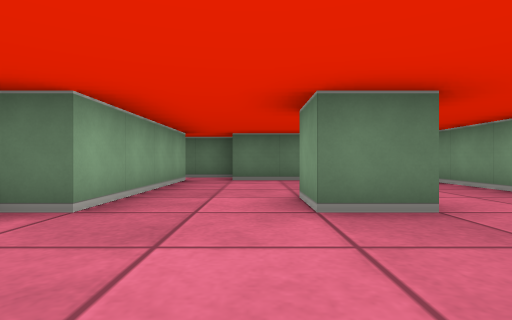
View 1 (above)

17 first-person views from a walk through a cub3D maze. The camera is about half as high as the walls, looks level and sees 80° across. The floor is counted in squares. Each view is taken from the middle of a square. On the plan, view 1 faces up. The plan holds only what a view shows up to about 9 squares ahead; the rest is blank.

View 2
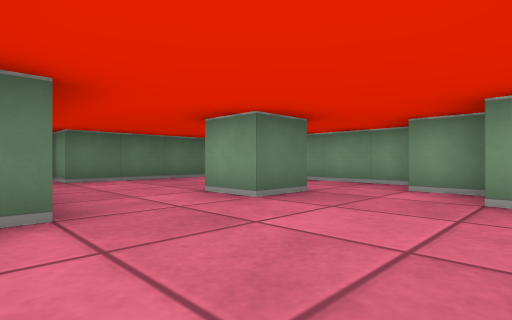

View 3
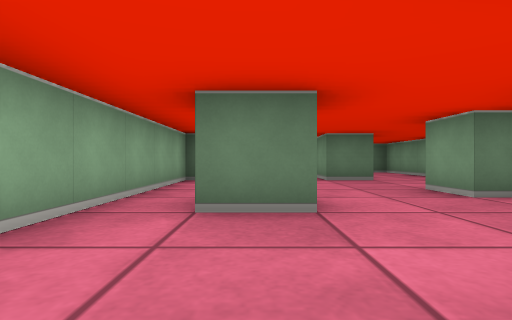

View 4
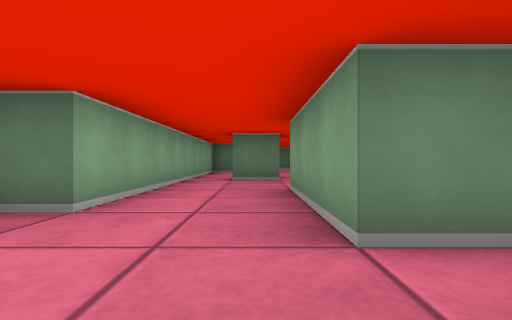

View 5
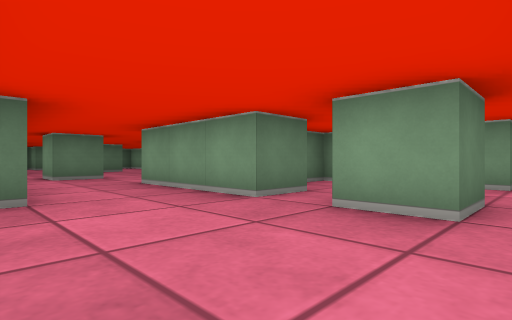

View 6
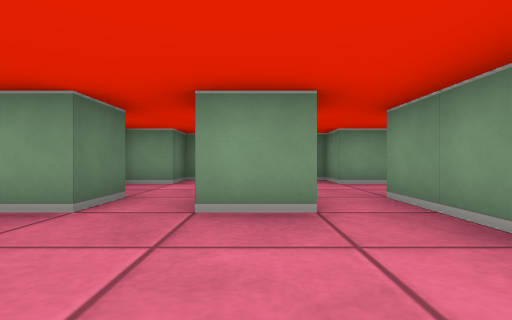

View 7
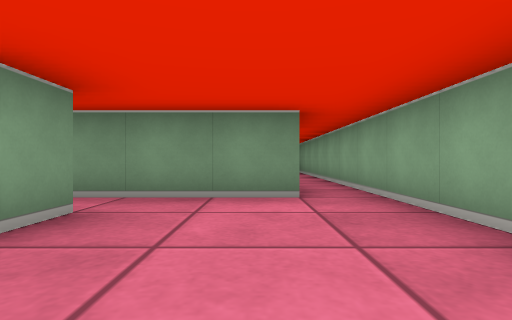

View 8
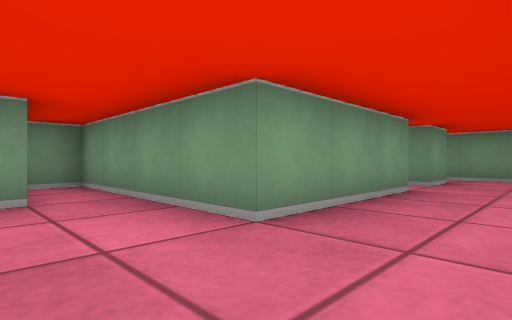

View 9
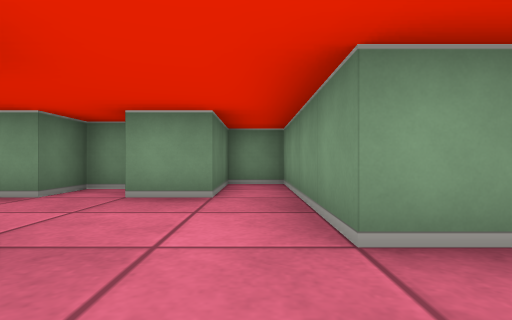

View 10
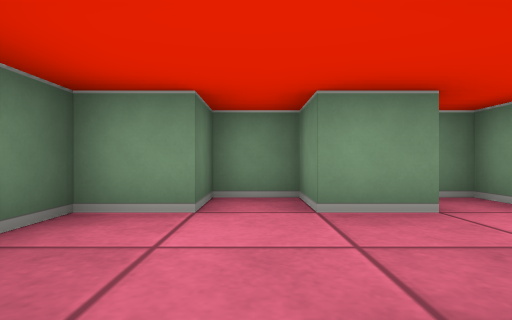

View 11
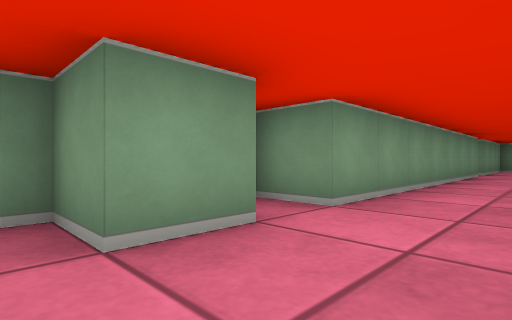

View 12
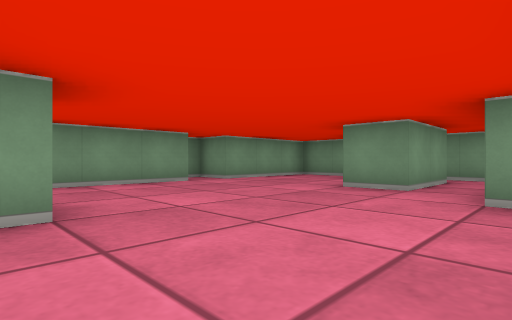

View 13
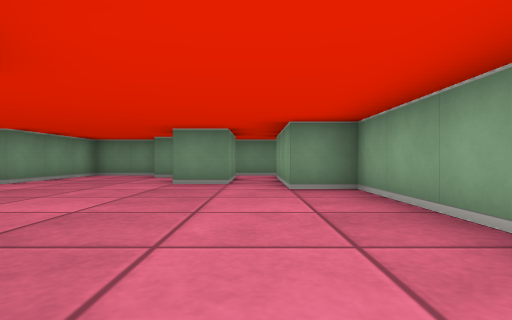

View 14
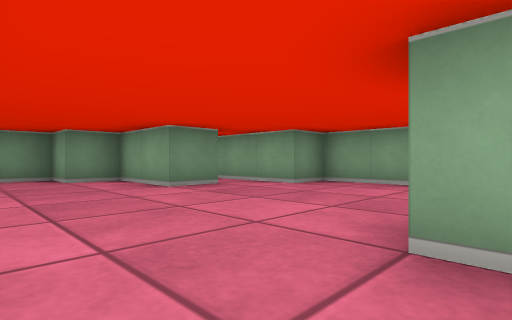

View 15
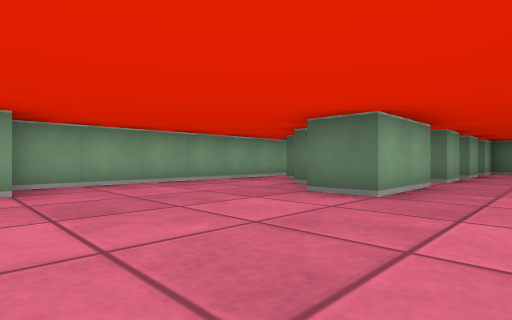

View 16
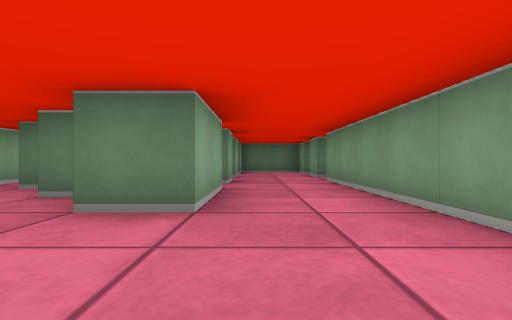

View 17
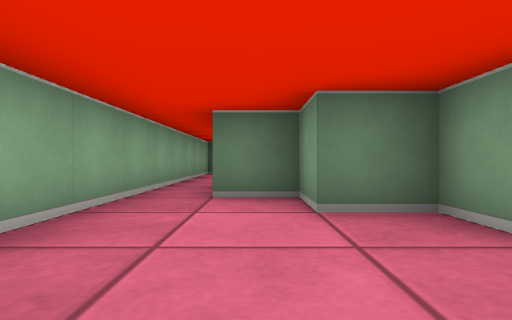

### Floor plan
Points are (right, up) in squares from view 1. A wall is a line through its corners. A room is listed if a view was taken in it or the views show most of it. See-through windows are left out.
Room 1 (views 1, 2, 8)
walls: (1.6, 2.5) (0.5, 2.5) (0.5, 3.5); (2.5, 0.6) (2.5, 1.5); (3.5, 1.8) (3.5, 5.9); (-0.4, -1.5) (-1.5, -1.5) (-1.5, -0.5); (2.5, -1.1) (2.5, -0.5) (1.5, -0.5) (1.5, 0.5); (-1.5, 6.5) (-1.5, 2.5) (-2.5, 2.5) (-2.5, -2.5); (2.6, 6.5) (-0.5, 6.5) (-0.5, 7.5) (-1.8, 7.5); (-0.5, -3.5) (3.5, -3.5) (3.5, -2.5) (1.5, -2.5) (1.5, -1.5)
ways out: opening at (-1.5, -3.5) to room 2
Room 2 (views 3, 4, 5, 6, 7, 9, 10, 11)
walls: (0.5, -7.5) (0.5, -8.5) (-0.5, -8.5) (-0.5, -7.5) (-0.1, -7.5); (0.5, -5.8) (0.5, -6.5) (-0.5, -6.5) (-0.5, -3.5); (2.5, -8.6) (2.5, -7.5) (3.5, -7.5) (3.5, -6.5) (2.5, -6.5) (2.5, -5.5) (0.8, -5.5); (-2.5, -9.5) (0.5, -9.5); (2.5, -9.5) (3.5, -9.5) (3.5, -9); (-3.5, -6.1) (-3.5, -9.6); (-2.5, -2.5) (-2.5, -5.5) (-3.1, -5.5)
ways out: opening at (-1.5, -3.5) to room 1; opening at (-3, -10) to room 3; opening at (1.5, -10) to room 3
Room 3 (views 12, 13, 14, 15, 16, 17)
walls: (-1.5, -17.5) (-0.5, -17.5) (-0.5, -19.5) (0.5, -19.5) (0.5, -20.5) (2.5, -20.5) (2.5, -17.5) (3.5, -17.5); (2.5, -16.6) (2.5, -9.5); (0.5, -11.5) (0.5, -13.5) (-0.5, -13.5) (-0.5, -12.5) (-1.5, -12.5) (-1.5, -11.5) (-2.5, -11.5); (0.5, -9.5) (0.5, -10.5) (0.1, -10.5); (-3.5, -9.6) (-3.5, -16.5) (-2.5, -16.5) (-2.5, -17.5)
ways out: opening at (-3, -10) to room 2; opening at (1.5, -10) to room 2; opening at (-2, -18.5)

Where each view was taken, in squares from view 1:
view 1: 0 up, 0 right, facing up
view 2: 0 up, 2 left, facing up-right
view 3: 4 down, 1 left, facing up
view 4: 8 down, 1 left, facing up
view 5: 9 down, 3 left, facing up-right
view 6: 8 down, 3 left, facing right
view 7: 6 down, 2 left, facing down
view 8: 2 down, 2 left, facing down-right
view 9: 3 down, 2 left, facing right
view 10: 7 down, 0 right, facing right
view 11: 7 down, 1 right, facing down-right
view 12: 13 down, 3 left, facing down-right
view 13: 12 down, 2 left, facing down
view 14: 13 down, 2 right, facing down-left
view 15: 17 down, 2 right, facing up-left
view 16: 16 down, 1 right, facing up
view 17: 15 down, 2 left, facing up
